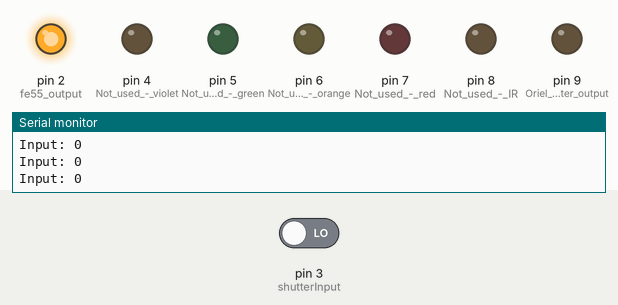
Simulated run of this sketch. Board: Arduino Uno, built for the host (arithmetic inside an expression is 32-bit, double 64-bit). Shown: output pins drawn as LEDs (lit = HIGH), the last lines printed to the serial monitor. Inputs (shaded band) come from the test bench; at power-on: pin 3 (shutterInput) LOW. WiFi joins after 1.5 s; servers stay silent unless stated.

Above: at 1.2 s.
1.3 s: pin 3 (shutterInput) driven HIGH
At 2.5 s:
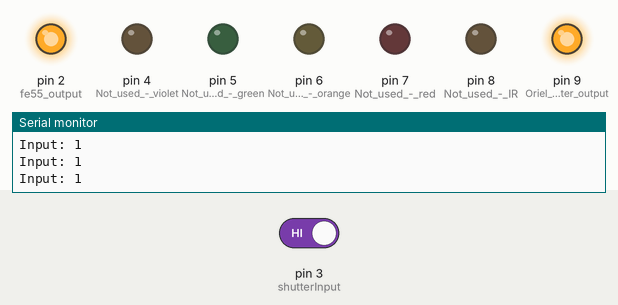
5.8 s: pin 3 (shutterInput) driven LOW
At 6.5 s:
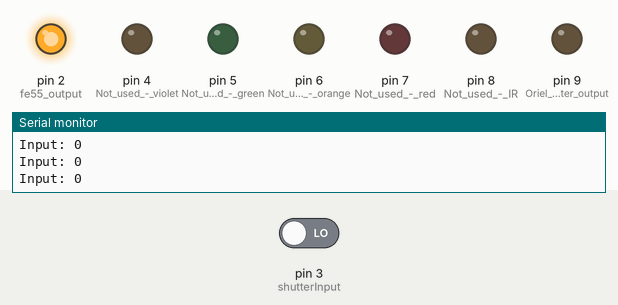
Timing chart, 0 to 8.8 s (numbered marks = the images above; inputs shaded):
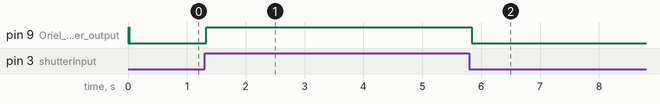

Measured:
- after the input at 1.3 s, pin 9 (Oriel_Shutter_output): LOW → HIGH at once
- after the input at 5.8 s, pin 9 (Oriel_Shutter_output): HIGH → LOW at once

The sketch:

arduino_qb.ino
```cpp
/*
LAST MODIFIED: 25mar24 - MPL

This program receives commands from a ethernet connection to control
LEDs and Fe55 output on an Arduino UNO board.
*/

#include <SPI.h>
#include <Ethernet.h>

// Initialize global variables
int pinNum = 0; // pin number
int i = 0; // loop variable for blinking
int shutterInput = 3;  // shutter input signal
String ledstring = "NFFFFFFN";  // first char here is pin 2
String ledstate =  "NFFFFFFN";  // default state - UV pin 9
int shutterMode;  // shutter mode flag

// mac and IP address for Arduino
byte mac[] = {
  0xDE, 0xAD, 0xBE, 0xEF, 0xFE, 0xEF
};
//IPAddress ip(10, 131, 0, 27);
IPAddress ip(10, 0, 0, 50);
//IPAddress myDns(10, 0, 0, 10);
//IPAddress gateway(10, 0, 0, 1);
//IPAddress subnet(255, 255, 255, 128);
IPAddress subnet(255, 255, 255, 0);

byte byteRead;

// network port 80 is default
EthernetServer server(80);

//------------------------------------------------------------------------------------
void setup() {
  // Called once on reset

  // Arduino resets when serial connection is established on Windows
  delay(10); // 10 ms delay;

  // define, declare output pins
  pinMode(9, OUTPUT); // Oriel Shutter output
  pinMode(8, OUTPUT); // Not used - IR
  pinMode(7, OUTPUT); // Not used - red
  pinMode(6, OUTPUT); // Not used - orange
  pinMode(5, OUTPUT); // Not used - green
  pinMode(4, OUTPUT); // Not used - violet
  pinMode(3, INPUT);  // shutter input
  pinMode(2, OUTPUT); // fe55 output

  // serial port (USB) connection for monitor/debug
  Serial.begin(9600);
  while (!Serial) {
    ; // wait for serial port to connect. Needed for native USB port only
  }

  // initialize ethernet device
  Ethernet.begin(mac, ip);
  server.begin();

  Serial.println("Hi from the arduino_qb");
  Serial.print("Network server is listening at ");
  Serial.println(Ethernet.localIP());

  // start in shutterMode, default LED state
  shutterMode = 0; // was 0
  writeState(ledstate);

} // end setup

//------------------------------------------------------------------------------------
void pinCmd(int pinNum, char state) {
  // turn LEDs/Fe55 on or off according to code
  if (state == 'F'){
    digitalWrite(pinNum, LOW);
  }
  if (state == 'N') {
    digitalWrite(pinNum, HIGH);
  }
}

//------------------------------------------------------------------------------------
void writeState(String codestring) {
  // write 8 char string char by char to pins
  char c;
  for (int i=0; i < 8; i++) {
    c = codestring.charAt(i);
    pinCmd(2+i, c);
  }
}

//------------------------------------------------------------------------------------
void loop() {

  char c;
  int val = 0;

  // listen for client
  EthernetClient client = server.available();
  //Serial.print("Ethernet client");
  //Serial.println(client);

  // check for incoming network connection
  // called only if connection is made
  if (client) {

    c = client.read();
    Serial.print("Read ");
    Serial.println(c);
    //Serial.print(c);

    // command is: S to set pin states for shutter mode
    if (c == 'S') {
      shutterMode = 0;
      //shutterMode = 2;
      Serial.println("Entering shutter mode");
    }

    //  command is: F to set pin states for Fe-55
    else if (c == 'F') {
      shutterMode = 1;
      Serial.println("Entering Fe-55 mode: ");
    }

    //  command is: O to open shutter
    else if (c == 'O') {
      shutterMode = 2;
      writeState("NFFFFFFF");
      Serial.println("Open shutter");
    }

    //  command is: C to close shutter
    else if (c == 'C') {
      shutterMode = 2;
      writeState("FFFFFFFN");
      Serial.println("Close shutter");
    }

    else {
      Serial.print("Unknown command: ");
      Serial.println(c);
    }

    // read next 8 chars
    //ledstring = "";
    //for (int i=1; i <= 8; i++) {
    //    c = client.read();
    //    ledstring = ledstring + c;
    //}
    //writeState(ledstring);
    //Serial.println(ledstring);

  } // end client

  // echo anything from serial port for debug
  if(Serial.available( )) {
    byteRead = Serial.read();
    Serial.write(byteRead);
  }

  // check shutter mode on every loop iteration
  // this monitors camera shutter signal
  if (shutterMode == 0) {
     val = digitalRead(shutterInput);  // read the input
      Serial.print("Input: ");
      Serial.println(val);

     if (val == 1) {
      //Serial.println("Shutter HIGH (not active): ");
      writeState("NFFFFFFN");
     }
     else if (val == 0) {
      //Serial.println("Shutter LOW (active): ");
      writeState("NFFFFFFF");
     }
   }
  else if (shutterMode == 1) {
     val = digitalRead(shutterInput);  // read the input
     if (val == 1) {
      //Serial.println("Shutter HIGH (not active): ");
      writeState("NFFFFFFN");
     }
     else if (val == 0) {
      //Serial.println("Shutter LOW (active): ");
      writeState("FFFFFFFN");
     }
   }


   delay(100);

} // end main loop
```
